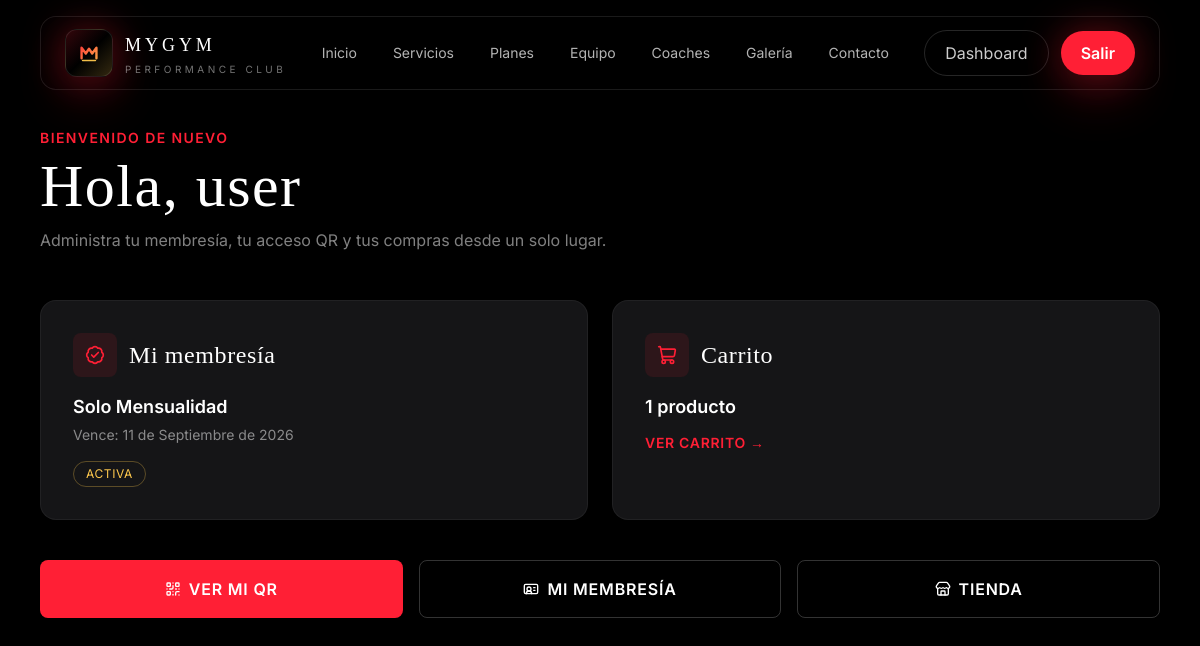
/cliente/ (signed in), run on the app's committed database.
### core/models.py (models this page shows, shortened)
class Usuario(AbstractUser):
    ROL_CHOICES = [
        ('cliente', 'Cliente'),
        ('administrador', 'Administrador'),
        ('recepcionista', 'Recepcionista'),
        ('entrenador', 'Entrenador'),
    ]
    rol = models.CharField(
        max_length=20,
        choices=ROL_CHOICES,
        default='cliente'
    )
    telefono = models.CharField(max_length=15, blank=True, null=True)
    foto_perfil = models.ImageField(
        upload_to='perfiles/',
        blank=True,
        null=True
    )

### cliente/models.py (models this page shows, shortened)
class Membresia(models.Model):
    usuario = models.OneToOneField(
        settings.AUTH_USER_MODEL,
        on_delete=models.CASCADE,
        related_name='membresia'
    )
    tipo = models.ForeignKey(
        TipoMembresia,
        on_delete=models.PROTECT,
        related_name='membresias'
    )
    fecha_inicio = models.DateField()
    fecha_fin = models.DateField()
    activa = models.BooleanField(default=True)
    fecha_creacion = models.DateTimeField(auto_now_add=True)
    class Meta:
        verbose_name = 'Membresía'
        verbose_name_plural = 'Membresías'

### administrador/models.py (models this page shows, shortened)
class TipoMembresia(models.Model):
    OPCIONES = [
        ('basica', 'Solo Mensualidad'),
        ('entrenador', 'Mensualidad + Entrenador'),
        ('completa', 'Mensualidad + Entrenador + Nutriólogo'),
    ]
    nombre = models.CharField(max_length=10, choices=OPCIONES, unique=True)
    precio = models.DecimalField(max_digits=8, decimal_places=2)
    duracion_dias = models.PositiveIntegerField(default=30, help_text='Duración en días')
    descripcion = models.TextField(blank=True)
    activo = models.BooleanField(default=True)
    class Meta:
        verbose_name = 'Tipo de Membresía'
        verbose_name_plural = 'Tipos de Membresía'

### cliente/views.py (the view)
    @login_required
    def wrapper(request, *args, **kwargs):
        if request.user.rol != 'cliente':
            messages.error(request, 'Esta sección es solo para clientes.')
            return redirect('dashboard')
        return view_func(request, *args, **kwargs)

### cliente/views.py (called while the page is built)
def solo_cliente(view_func):
    @login_required
    def wrapper(request, *args, **kwargs):
        if request.user.rol != 'cliente':
            messages.error(request, 'Esta sección es solo para clientes.')
            return redirect('dashboard')
        return view_func(request, *args, **kwargs)
    return wrapper

@solo_cliente
def inicio(request):
    try:
        membresia = request.user.membresia
    except Membresia.DoesNotExist:
        membresia = None
    items_carrito = CarritoItem.objects.filter(usuario=request.user).count()
    return render(request, 'cliente/inicio.html', {
        'membresia': membresia,
        'items_carrito': items_carrito,
    })

### templates/cliente/inicio.html (shortened to what this page needs)
{% extends 'base.html' %}
{% block content %}
<section class="min-h-screen bg-gym-black pt-32 pb-20 px-6 sm:px-10">
  <div class="max-w-7xl mx-auto">
    <div class="reveal mb-12">
      <p class="text-gym-red text-sm font-semibold uppercase tracking-widest mb-2">Bienvenido de nuevo</p>
      <h1 class="font-display text-5xl sm:text-6xl text-white tracking-wide">
        Hola, {{ request.user.first_name|default:request.user.username }}
      </h1>
      <p class="text-white/50 text-base mt-3 max-w-xl">
        Administra tu membresía, tu acceso QR y tus compras desde un solo lugar.
      </p>
    </div>
    <div class="reveal grid grid-cols-1 md:grid-cols-2 gap-6 mb-10">
      <div class="bg-gym-surface border border-white/5 rounded-2xl p-8 hover:border-gym-red/30 transition-all duration-300">
        <div class="flex items-center gap-3 mb-4">
          <div class="w-11 h-11 rounded-lg bg-gym-red/10 flex items-center justify-center">
            <i data-lucide="badge-check" class="w-5 h-5 text-gym-red"></i>
          </div>
          <h3 class="font-display text-2xl text-white tracking-wide">Mi membresía</h3>
        </div>
        {% if membresia %}
          <p class="text-white text-lg font-semibold mb-1">{{ membresia.tipo.get_nombre_display }}</p>
          <p class="text-white/50 text-sm">Vence: {{ membresia.fecha_fin }}</p>
          <span class="inline-block mt-4 text-xs {% if membresia.activa %}text-gym-gold border-gym-gold/30{% else %}text-white/40 border-white/20{% endif %} border rounded-full px-3 py-1 uppercase tracking-wider">
            {% if membresia.activa %}Activa{% else %}Inactiva{% endif %}
          </span>
        {% else %}
          <p class="text-white/50 text-sm mb-4">No tienes una membresía activa en este momento.</p>
          <a href="{% url 'cliente:mi_membresia' %}" class="inline-block text-sm font-semibold text-gym-red hover:text-red-400 uppercase tracking-wider">
            Elegir un plan →
          </a>
        {% endif %}
      </div>
      <div class="bg-gym-surface border border-white/5 rounded-2xl p-8 hover:border-gym-red/30 transition-all duration-300">
        <div class="flex items-center gap-3 mb-4">
          <div class="w-11 h-11 rounded-lg bg-gym-red/10 flex items-center justify-center">
            <i data-lucide="shopping-cart" class="w-5 h-5 text-gym-red"></i>
          </div>
          <h3 class="font-display text-2xl text-white tracking-wide">Carrito</h3>
        </div>
        {% if items_carrito > 0 %}
          <p class="text-white text-lg font-semibold mb-1">{{ items_carrito }} producto{{ items_carrito|pluralize }}</p>
          <a href="{% url 'cliente:ver_carrito' %}" class="inline-block text-sm font-semibold text-gym-red hover:text-red-400 uppercase tracking-wider mt-2">
            Ver carrito →
          </a>
        {% else %}
          <p class="text-white/50 text-sm">Tu carrito está vacío por ahora.</p>
        {% endif %}
      </div>
    </div>
    <div class="reveal grid grid-cols-1 sm:grid-cols-3 gap-4">
      <a href="{% url 'cliente:mi_qr' %}"
         class="flex items-center justify-center gap-2 bg-gym-red hover:bg-red-700 text-white font-semibold py-4 rounded-lg uppercase tracking-wider transition-all duration-200 hover:shadow-lg hover:shadow-gym-red/30">
        <i data-lucide="qr-code" class="w-4 h-4"></i>
        Ver mi QR
      </a>
      <a href="{% url 'cliente:mi_membresia' %}"
         class="flex items-center justify-center gap-2 border border-white/20 text-white font-semibold py-4 rounded-lg uppercase tracking-wider hover:border-gym-red hover:text-gym-red transition-all duration-200">
        <i data-lucide="id-card" class="w-4 h-4"></i>
        Mi membresía
      </a>
      <a href="{% url 'cliente:tienda' %}"
         class="flex items-center justify-center gap-2 border border-white/20 text-white font-semibold py-4 rounded-lg uppercase tracking-wider hover:border-gym-red hover:text-gym-red transition-all duration-200">
        <i data-lucide="store" class="w-4 h-4"></i>
        Tienda
      </a>
    </div>
  </div>
</section>
{% endblock %}

### static/css/style.css (style rules this page uses)
html { scroll-behavior: smooth; }
body { background-color: #0b0b0c; }
.reveal { opacity: 0; transform: translateY(18px); transition: opacity .7s ease, transform .7s ease; }
.reveal.visible { opacity: 1; transform: translateY(0); }

### templates/base.html (style rules this page uses)
body { background-color: #0a0a0b; background-image: radial-gradient(circle at 15% 10%, rgba(255,31,53,0.08), transparent 35%), radial-gradient(circle at 85% 25%, rgba(255,201,77,0.06), transparent 30%), radial-gradient(circle at 50% 90%, rgba(255,31,53,0.05), transparent 40%); background-attachment: fixed; }

### data on the page
Usuario: user.first_name "user"
Membresia: tipo.nombre "Solo Mensualidad", fecha_fin "11 de Septiembre de 2026"

### other printed values
{{ items_carrito }} "1"
